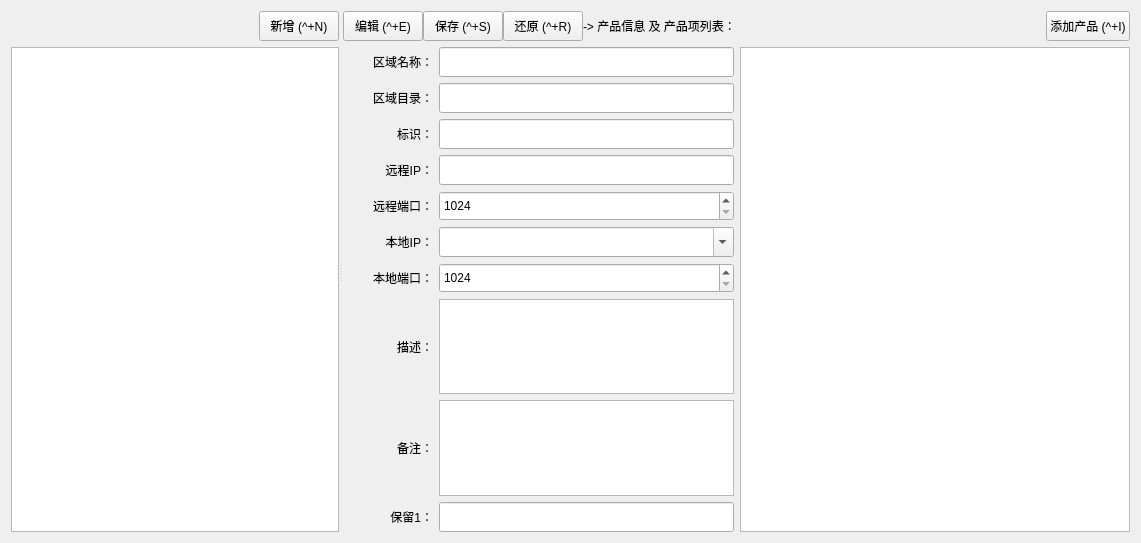
<?xml version="1.0" encoding="UTF-8"?>
<ui version="4.0">
 <class>PraManagerWin</class>
 <widget class="QWidget" name="PraManagerWin">
  <property name="geometry">
   <rect>
    <x>0</x>
    <y>0</y>
    <width>1141</width>
    <height>543</height>
   </rect>
  </property>
  <property name="windowTitle">
   <string>工程区域列表</string>
  </property>
  <layout class="QHBoxLayout" name="horizontalLayout_11">
   <item>
    <widget class="QSplitter" name="splitter">
     <property name="orientation">
      <enum>Qt::Horizontal</enum>
     </property>
     <widget class="QWidget" name="verticalLayoutWidget">
      <layout class="QVBoxLayout" name="verticalLayout_2">
       <item>
        <layout class="QHBoxLayout" name="horizontalLayout_14">
         <property name="spacing">
          <number>0</number>
         </property>
         <item>
          <widget class="QLabel" name="prasTitleLb">
           <property name="sizePolicy">
            <sizepolicy hsizetype="Expanding" vsizetype="Preferred">
             <horstretch>0</horstretch>
             <verstretch>0</verstretch>
            </sizepolicy>
           </property>
           <property name="minimumSize">
            <size>
             <width>0</width>
             <height>30</height>
            </size>
           </property>
           <property name="text">
            <string/>
           </property>
           <property name="alignment">
            <set>Qt::AlignCenter</set>
           </property>
          </widget>
         </item>
         <item>
          <widget class="QPushButton" name="newBn">
           <property name="minimumSize">
            <size>
             <width>80</width>
             <height>30</height>
            </size>
           </property>
           <property name="text">
            <string>新增 (^+N)</string>
           </property>
          </widget>
         </item>
        </layout>
       </item>
       <item>
        <widget class="QTableWidget" name="prasTw">
         <property name="editTriggers">
          <set>QAbstractItemView::NoEditTriggers</set>
         </property>
        </widget>
       </item>
      </layout>
     </widget>
     <widget class="QWidget" name="editPn1" native="true">
      <layout class="QVBoxLayout" name="verticalLayout">
       <property name="spacing">
        <number>6</number>
       </property>
       <property name="leftMargin">
        <number>0</number>
       </property>
       <property name="topMargin">
        <number>0</number>
       </property>
       <property name="rightMargin">
        <number>0</number>
       </property>
       <property name="bottomMargin">
        <number>0</number>
       </property>
       <item>
        <layout class="QHBoxLayout" name="horizontalLayout_12">
         <property name="spacing">
          <number>0</number>
         </property>
         <item>
          <widget class="QPushButton" name="editBn">
           <property name="minimumSize">
            <size>
             <width>80</width>
             <height>30</height>
            </size>
           </property>
           <property name="text">
            <string>编辑 (^+E)</string>
           </property>
          </widget>
         </item>
         <item>
          <widget class="QPushButton" name="saveBn">
           <property name="minimumSize">
            <size>
             <width>80</width>
             <height>30</height>
            </size>
           </property>
           <property name="text">
            <string>保存 (^+S)</string>
           </property>
          </widget>
         </item>
         <item>
          <widget class="QPushButton" name="restoreBn">
           <property name="minimumSize">
            <size>
             <width>80</width>
             <height>30</height>
            </size>
           </property>
           <property name="text">
            <string>还原 (^+R)</string>
           </property>
          </widget>
         </item>
         <item>
          <widget class="QLabel" name="label_10">
           <property name="sizePolicy">
            <sizepolicy hsizetype="Expanding" vsizetype="Preferred">
             <horstretch>0</horstretch>
             <verstretch>0</verstretch>
            </sizepolicy>
           </property>
           <property name="text">
            <string>-&gt; 产品信息 及 产品项列表：</string>
           </property>
          </widget>
         </item>
         <item>
          <widget class="QPushButton" name="insertFdcBn">
           <property name="minimumSize">
            <size>
             <width>80</width>
             <height>30</height>
            </size>
           </property>
           <property name="text">
            <string>添加产品 (^+I)</string>
           </property>
          </widget>
         </item>
        </layout>
       </item>
       <item>
        <layout class="QHBoxLayout" name="horizontalLayout_10">
         <item>
          <widget class="QWidget" name="editPn2" native="true">
           <layout class="QVBoxLayout" name="verticalLayout_3">
            <property name="leftMargin">
             <number>0</number>
            </property>
            <property name="topMargin">
             <number>0</number>
            </property>
            <property name="rightMargin">
             <number>0</number>
            </property>
            <property name="bottomMargin">
             <number>0</number>
            </property>
            <item>
             <layout class="QHBoxLayout" name="horizontalLayout">
              <item>
               <widget class="QLabel" name="label">
                <property name="minimumSize">
                 <size>
                  <width>90</width>
                  <height>0</height>
                 </size>
                </property>
                <property name="text">
                 <string>区域名称：</string>
                </property>
                <property name="alignment">
                 <set>Qt::AlignRight|Qt::AlignTrailing|Qt::AlignVCenter</set>
                </property>
               </widget>
              </item>
              <item>
               <widget class="QLineEdit" name="md5Ed">
                <property name="sizePolicy">
                 <sizepolicy hsizetype="Expanding" vsizetype="Fixed">
                  <horstretch>0</horstretch>
                  <verstretch>0</verstretch>
                 </sizepolicy>
                </property>
                <property name="minimumSize">
                 <size>
                  <width>0</width>
                  <height>30</height>
                 </size>
                </property>
               </widget>
              </item>
             </layout>
            </item>
            <item>
             <layout class="QHBoxLayout" name="horizontalLayout_2">
              <item>
               <widget class="QLabel" name="label_2">
                <property name="minimumSize">
                 <size>
                  <width>90</width>
                  <height>0</height>
                 </size>
                </property>
                <property name="text">
                 <string>区域目录：</string>
                </property>
                <property name="alignment">
                 <set>Qt::AlignRight|Qt::AlignTrailing|Qt::AlignVCenter</set>
                </property>
               </widget>
              </item>
              <item>
               <widget class="QLineEdit" name="fileNameEd">
                <property name="sizePolicy">
                 <sizepolicy hsizetype="Expanding" vsizetype="Fixed">
                  <horstretch>0</horstretch>
                  <verstretch>0</verstretch>
                 </sizepolicy>
                </property>
                <property name="minimumSize">
                 <size>
                  <width>0</width>
                  <height>30</height>
                 </size>
                </property>
               </widget>
              </item>
             </layout>
            </item>
            <item>
             <layout class="QHBoxLayout" name="horizontalLayout_7">
              <item>
               <widget class="QLabel" name="label_7">
                <property name="minimumSize">
                 <size>
                  <width>90</width>
                  <height>0</height>
                 </size>
                </property>
                <property name="text">
                 <string>标识：</string>
                </property>
                <property name="alignment">
                 <set>Qt::AlignRight|Qt::AlignTrailing|Qt::AlignVCenter</set>
                </property>
               </widget>
              </item>
              <item>
               <widget class="QLineEdit" name="titleEd">
                <property name="sizePolicy">
                 <sizepolicy hsizetype="Expanding" vsizetype="Fixed">
                  <horstretch>0</horstretch>
                  <verstretch>0</verstretch>
                 </sizepolicy>
                </property>
                <property name="minimumSize">
                 <size>
                  <width>0</width>
                  <height>30</height>
                 </size>
                </property>
               </widget>
              </item>
             </layout>
            </item>
            <item>
             <layout class="QHBoxLayout" name="horizontalLayout_3">
              <item>
               <widget class="QLabel" name="label_3">
                <property name="minimumSize">
                 <size>
                  <width>90</width>
                  <height>0</height>
                 </size>
                </property>
                <property name="text">
                 <string>远程IP：</string>
                </property>
                <property name="alignment">
                 <set>Qt::AlignRight|Qt::AlignTrailing|Qt::AlignVCenter</set>
                </property>
               </widget>
              </item>
              <item>
               <widget class="QLineEdit" name="moduleNameEd">
                <property name="sizePolicy">
                 <sizepolicy hsizetype="Expanding" vsizetype="Fixed">
                  <horstretch>0</horstretch>
                  <verstretch>0</verstretch>
                 </sizepolicy>
                </property>
                <property name="minimumSize">
                 <size>
                  <width>0</width>
                  <height>30</height>
                 </size>
                </property>
               </widget>
              </item>
             </layout>
            </item>
            <item>
             <layout class="QHBoxLayout" name="horizontalLayout_13">
              <item>
               <widget class="QLabel" name="label_11">
                <property name="minimumSize">
                 <size>
                  <width>90</width>
                  <height>0</height>
                 </size>
                </property>
                <property name="text">
                 <string>远程端口：</string>
                </property>
                <property name="alignment">
                 <set>Qt::AlignRight|Qt::AlignTrailing|Qt::AlignVCenter</set>
                </property>
               </widget>
              </item>
              <item>
               <widget class="QSpinBox" name="portEd">
                <property name="sizePolicy">
                 <sizepolicy hsizetype="Expanding" vsizetype="Fixed">
                  <horstretch>0</horstretch>
                  <verstretch>0</verstretch>
                 </sizepolicy>
                </property>
                <property name="minimumSize">
                 <size>
                  <width>0</width>
                  <height>30</height>
                 </size>
                </property>
                <property name="minimum">
                 <number>1024</number>
                </property>
                <property name="maximum">
                 <number>65535</number>
                </property>
               </widget>
              </item>
             </layout>
            </item>
            <item>
             <layout class="QHBoxLayout" name="horizontalLayout_5">
              <item>
               <widget class="QLabel" name="label_5">
                <property name="minimumSize">
                 <size>
                  <width>90</width>
                  <height>0</height>
                 </size>
                </property>
                <property name="text">
                 <string>本地IP：</string>
                </property>
                <property name="alignment">
                 <set>Qt::AlignRight|Qt::AlignTrailing|Qt::AlignVCenter</set>
                </property>
               </widget>
              </item>
              <item>
               <widget class="QComboBox" name="localIpEd">
                <property name="sizePolicy">
                 <sizepolicy hsizetype="Expanding" vsizetype="Fixed">
                  <horstretch>0</horstretch>
                  <verstretch>0</verstretch>
                 </sizepolicy>
                </property>
                <property name="minimumSize">
                 <size>
                  <width>0</width>
                  <height>30</height>
                 </size>
                </property>
                <property name="editable">
                 <bool>true</bool>
                </property>
               </widget>
              </item>
             </layout>
            </item>
            <item>
             <layout class="QHBoxLayout" name="horizontalLayout_4">
              <item>
               <widget class="QLabel" name="label_4">
                <property name="minimumSize">
                 <size>
                  <width>90</width>
                  <height>0</height>
                 </size>
                </property>
                <property name="text">
                 <string>本地端口：</string>
                </property>
                <property name="alignment">
                 <set>Qt::AlignRight|Qt::AlignTrailing|Qt::AlignVCenter</set>
                </property>
               </widget>
              </item>
              <item>
               <widget class="QSpinBox" name="localPortEd">
                <property name="sizePolicy">
                 <sizepolicy hsizetype="Expanding" vsizetype="Fixed">
                  <horstretch>0</horstretch>
                  <verstretch>0</verstretch>
                 </sizepolicy>
                </property>
                <property name="minimumSize">
                 <size>
                  <width>0</width>
                  <height>30</height>
                 </size>
                </property>
                <property name="minimum">
                 <number>1024</number>
                </property>
                <property name="maximum">
                 <number>65535</number>
                </property>
               </widget>
              </item>
             </layout>
            </item>
            <item>
             <layout class="QHBoxLayout" name="horizontalLayout_6">
              <item>
               <widget class="QLabel" name="label_6">
                <property name="minimumSize">
                 <size>
                  <width>90</width>
                  <height>0</height>
                 </size>
                </property>
                <property name="text">
                 <string>描述：</string>
                </property>
                <property name="alignment">
                 <set>Qt::AlignRight|Qt::AlignTrailing|Qt::AlignVCenter</set>
                </property>
               </widget>
              </item>
              <item>
               <widget class="QPlainTextEdit" name="descEd"/>
              </item>
             </layout>
            </item>
            <item>
             <layout class="QHBoxLayout" name="horizontalLayout_8">
              <item>
               <widget class="QLabel" name="label_8">
                <property name="minimumSize">
                 <size>
                  <width>90</width>
                  <height>0</height>
                 </size>
                </property>
                <property name="text">
                 <string>备注：</string>
                </property>
                <property name="alignment">
                 <set>Qt::AlignRight|Qt::AlignTrailing|Qt::AlignVCenter</set>
                </property>
               </widget>
              </item>
              <item>
               <widget class="QPlainTextEdit" name="modifyContentEd"/>
              </item>
             </layout>
            </item>
            <item>
             <layout class="QHBoxLayout" name="horizontalLayout_9">
              <item>
               <widget class="QLabel" name="label_9">
                <property name="minimumSize">
                 <size>
                  <width>90</width>
                  <height>0</height>
                 </size>
                </property>
                <property name="text">
                 <string>保留1：</string>
                </property>
                <property name="alignment">
                 <set>Qt::AlignRight|Qt::AlignTrailing|Qt::AlignVCenter</set>
                </property>
               </widget>
              </item>
              <item>
               <widget class="QLineEdit" name="versionEd">
                <property name="sizePolicy">
                 <sizepolicy hsizetype="Expanding" vsizetype="Fixed">
                  <horstretch>0</horstretch>
                  <verstretch>0</verstretch>
                 </sizepolicy>
                </property>
                <property name="minimumSize">
                 <size>
                  <width>0</width>
                  <height>30</height>
                 </size>
                </property>
               </widget>
              </item>
             </layout>
            </item>
           </layout>
          </widget>
         </item>
         <item>
          <widget class="QTableWidget" name="praItemsTw">
           <property name="editTriggers">
            <set>QAbstractItemView::NoEditTriggers</set>
           </property>
          </widget>
         </item>
        </layout>
       </item>
      </layout>
     </widget>
    </widget>
   </item>
  </layout>
 </widget>
 <resources/>
 <connections/>
</ui>
